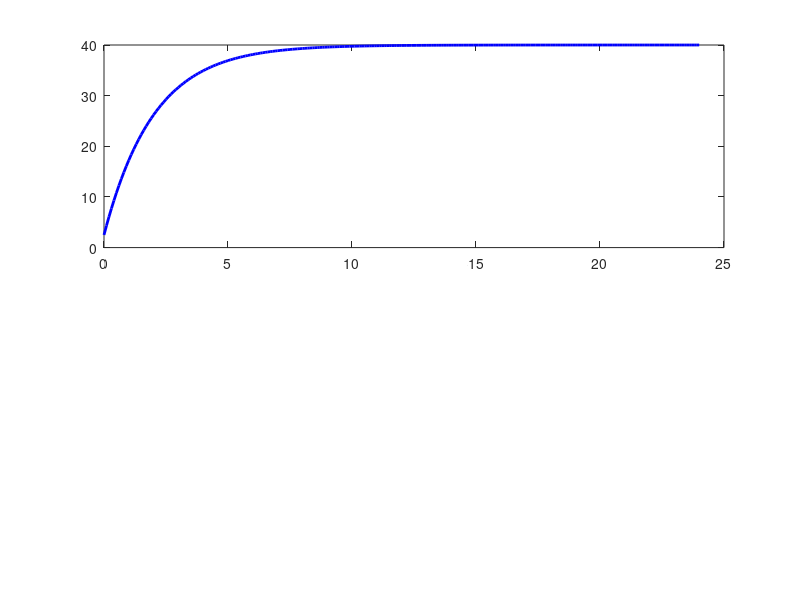

Write MATLAB code to recreate this figure. (Note: this script raises an error after producing the figure.)
function []= plot_synthetic_data()

clc;
close all;

format long
metadata = load("./synthetic_data.mat");


%% Plot results
figure

subplot(2,1,1)
plot(metadata.time_curve, metadata.mRNA_curve, 'b-', 'LineWidth',2)
hold on
plot(metadata.time_data, metadata.mRNA_fc_data, 'ro', 'MarkerSize',8,'LineWidth',1.5)
xlabel('Time')
ylabel('mRNA')
title('Synthetic mRNA Data')
legend('True model','Synthetic data')

subplot(2,1,2)
plot(metadata.time_curve,metadata.protein_curve, 'b-', 'LineWidth',2)
hold on
plot(metadata.time_data, metadata.protein_fc_data, 'ro', 'MarkerSize',8,'LineWidth',1.5)
xlabel('Time')
ylabel('Protein')
title('Synthetic Protein Data')
legend('True model','Synthetic data')

%%% save figure %%%
if ~exist('./figures', 'dir')
    mkdir('./figures')
end
savefig(strcat('figures/synthetic_data.fig'));
exportgraphics(gcf,'figures/synthetic_data.png');
% exportgraphics(gcf,'../../LaTeX/figures/data.eps','ContentType','vector');



end
